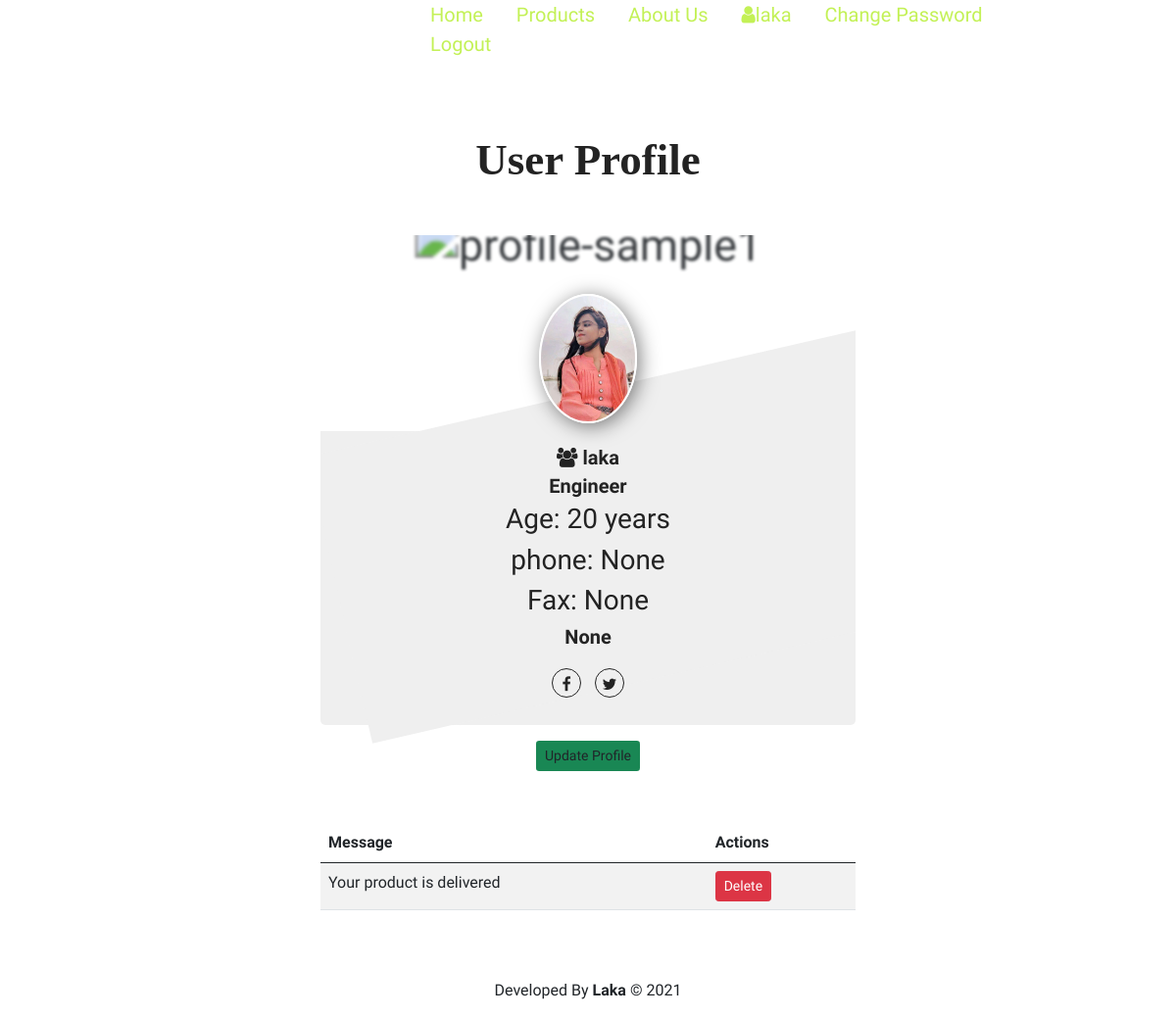
Screenshot of /account/profile/8/ (signed in) with the database file from the repository.
### accounts/models.py (models this page shows, shortened)
class UserProfile(models.Model):
    customer=models.ForeignKey(User,on_delete=models.CASCADE)
    image=models.ImageField(upload_to='customer',blank=True,null=True)
    profession=models.CharField(max_length=100,blank=True,null=True)
    age=models.IntegerField(blank=True,null=True)
    address=models.CharField(max_length=255,blank=True,null=True)
    facebook=models.URLField(max_length=255,blank=True,null=True)
    twitter=models.URLField(max_length=255,blank=True,null=True)
    phone=models.CharField(max_length=50,blank=True,null=True)
    fax=models.CharField(max_length=50,blank=True,null=True)

### abc_garments/models.py (models this page shows, shortened)
class Notification(models.Model):
    user=models.ForeignKey(User,on_delete=models.CASCADE)
    message=models.TextField()

### accounts/views.py (the view)
# urls.py: path('profile/<int:id>/',userProfile,name='profile'),
@login_required
def userProfile(request,id=None):
    user=User.objects.get(pk=id)
    context={}
    if user.is_superuser:
        return render(request,'admin/base_admin.html',context)
    else:
        profile=UserProfile.objects.get(customer=user)
        context['id']=id
        context['profile']=profile
        context['notifications']=Notification.objects.filter(user=request.user)
        return render(request,'authentication/user_profile.html',context)

### templates/authentication/user_profile.html
{% extends 'base.html' %}
{% load static %}
{% block CSS %}
<link rel="stylesheet" href="{% static 'custom/css/user_profile.css' %}">
{% endblock CSS%}
{% block content %}
<section>
    <div class="container">
        <div class="row">
            <h1 class="text-center"><span>User Profile</h1>
            <div class="col-md-6 offset-md-3">
                <div class="card profile-card-3">
                    <div class="background-block">
                        <img src="https://images.pexels.com/photos/459225/pexels-photo-459225.jpeg?auto=compress&cs=tinysrgb&h=650&w=940" alt="profile-sample1" class="background"/>
                    </div>
                    <div class="profile-thumb-block">
                        {% if not profile.image %}
                            <img src="https://randomuser.me/api/portraits/men/41.jpg" alt="profile-image" class="profile"/>
                        {% else %}
                            <img src="../..{{profile.image.url}}" alt="profile-image" class="profile"/>
                        {% endif %}
                    </div>
                    <div class="card-content">
                        <h2><i class="fa fa-users"></i> {{ profile.customer.username}}</h2>
                        <h2>{{ profile.profession}}</h2>
                        <h3>Age: {{ profile.age}} years</h3>
                        <h3>phone: {{ profile.phone}} </h3>
                        <h3>Fax: {{ profile.fax}} </h3>
                        <h2>{{ profile.address}}</h2>
                        <div class="icon-block">
                            <a href="#"><i class="social-icon fa fa-facebook"></i></a>
                            <a href="#"> <i class="social-icon fa fa-twitter"></i></a>
                        </div>
                    </div>
                    <a href="{% url 'update_user_profile' id %}"> <button class="mt-3 btn btn-sm bg-success">Update Profile</button></a>
                </div>
                <table class="table table-striped table-hover">
                    <thead>
                        <tr>
                            <th>Message</th>
                            <th>Actions</th>
                        </tr>
                    </thead>
                    <tbody>
                        {% for notification in notifications %}
                        <tr>
                            <td>{{notification.message}}</td>
                            <td>
                                <a href="{% url 'delete_notification' notification.id %}" type="button" class="btn btn-sm btn-danger">
                                    Delete
                                </a>
                            </td>
                        </tr>
                        {% endfor %}
                    </tbody>
                </table>
            </div>
        </div>
    </div>
  </section>
{% endblock content %}

### templates/base.html (shortened to what this page needs)
{% load static %}
<!doctype html>
<html lang="en">
  <head>
    <link rel="stylesheet" href="https://cdnjs.cloudflare.com/ajax/libs/font-awesome/4.7.0/css/font-awesome.min.css">
    <link href="https://cdn.jsdelivr.net/npm/bootstrap@5.0.0-beta2/dist/css/bootstrap.min.css" rel="stylesheet">
    <link rel="stylesheet" href="{% static 'custom/css/base.css' %}">
    {% block CSS %}
    {% endblock CSS%}
  </head>
  <body>
    <div class="container">
        <div class="row">
            <div class="col-md-8 offset-md-3">
                <div class="nav-bar">
                    <ul class="mt-6">
                        <li><a href="{% url 'home'%}">Home</a></li>
                        <li><a href="{% url 'products' %}">Products</a></li>
                        <li><a href="{% url 'about' %}">About Us</a></li>
                        {% if user.is_authenticated %}
                        <li><strong><a href="{% url 'profile' user.id%}"><i class="fa fa-user"></i>{{user.username}}</a></strong></li>
                        <li><a href="{% url 'change_password' %}">Change Password</a></li>
                        <li><a href="{% url 'logout' %}">Logout</a></li>
                        {%else %}
                        <li><a href="{% url 'login' %}">Login</a></li>
                        <li><a href="{% url 'signup' %}">Sign Up</a></li>
                        {% endif %}
                    </ul>
                </div>
            </div>
        </div>
    </div>
	{% block content %}{% endblock content %}
  <div class="container">
    <div class="row">
      <div class="col-md-6 offset-md-3">
        <p class="mt-4 text-center footer-text">Developed By<strong> Laka </strong> &copy; 2021 </p>
      </div>
    </div>
  </div>
  </body>
</html>

### static/custom/css/base.css (style rules this page uses)
* { font-family: 'Oswald', sans-serif; }
html,body { margin: 0; padding: 0; width: 100%; height: 100%; }
.nav-bar { position: relative; }
.nav-bar ul { margin-left: 50px; }
.nav-bar ul li { list-style-type: none; display: inline-block; margin-left: 30px; cursor: pointer; }
.nav-bar ul li a { font-size: 20px; text-decoration: none; color: rgb(195, 241, 86); font-weight: 500; }

### static/custom/css/user_profile.css (style rules this page uses)
section { float:left; width:100%; background: #fff; padding:30px 0; }
h1 { float:left; width:100%; color:#232323; margin-bottom:30px; font-size: 14px; }
h1 span { font-family: 'Libre Baskerville', serif; display:block; font-size:45px; text-transform:none; margin-bottom:20px; margin-top:30px; font-weight:700 }
.profile-card-3 { font-family: 'Open Sans', Arial, sans-serif; position: relative; float: left; overflow: hidden; width: 100%; text-align: center; height:600px; border:none; }
.profile-card-3 .background-block { float: left; width: 100%; height: 200px; overflow: hidden; }
.profile-card-3 .background-block .background { width:100%; vertical-align: top; opacity: 0.9; -webkit-filter: blur(0.5px); filter: blur(0.5px); -webkit-transform: scale(1.8); transform: scale(2.8); }
.profile-card-3 .card-content { width: 100%; padding: 15px 25px; color:#232323; float:left; background:#efefef; height:50%; border-radius:0 0 5px 5px; position: relative; z-index: 9999; }
.profile-card-3 .card-content::before { content: ''; background: #efefef; width: 120%; height: 100%; left: 11px; bottom: 51px; position: absolute; z-index: -1; transform: rotate(-13deg); }
.profile-card-3 .profile { border-radius: 50%; position: absolute; top: 10%; left: 50%; max-width: 100px; opacity: 1; box-shadow: 3px 3px 20px rgba(0, 0, 0, 0.5); border: 2px solid rgba(255, 255, 255, 1); -webkit-transform: translate(-50%, 0%); transform: translate(-50%, 0%); z-index:99999; }
.profile-card-3 h2 { margin: 0 0 5px; font-weight: 600; font-size:20px; }
.profile-card-3 .social-icon { display: inline-block; font-size: 16px; color: #232323; text-align: center; border: 1px solid #232323; width: 30px; height: 30px; line-height: 30px; border-radius: 50%; margin:0 5px; }
.profile-card-3 .icon-block { float:left; width:100%; margin-top:15px; }
.profile-card-3 .icon-block a { text-decoration:none; }

### rows the page displays
UserProfile: image (picture), customer.username "laka", profession "Engineer", age "20", phone "None", fax "None", address "None"
Notification: message "Your product is delivered"

### other values shown
{{ user.username }} "laka"
